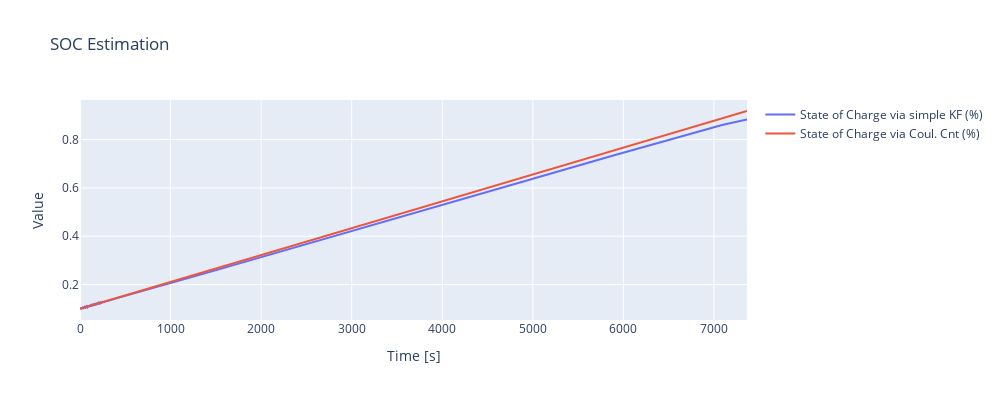

Notebook cell for this chart:
### Code cell
soc_by_KF = SOCEstimator.linKF_OCVSOC(
    P_initial=np.array([[0]]), 
    Q=np.array([[1e-3]]), 
    R=np.array([[1e-3]])
)
# print(soc_by_KF)
create_single_fig_line_plot([soc_by_KF, soc_by_coulcnt], PyBAMM_DS.data.time, "SOC Estimation")

### Figure 1 — Plotly figure (JSON) as saved in the notebook; plotly's stock layout.template omitted (floating-point values rounded to 4 significant figures; data arrays with more than 128 entries replaced by an {"elided": "..."} marker saying what was removed)
{"data": [{"mode": "lines", "name": "State of Charge via simple KF (%)", "type": "scatter", "x": {"elided": "738 float values"}, "y": {"elided": "738 float values"}}, {"mode": "lines", "name": "State of Charge via Coul. Cnt (%)", "type": "scatter", "x": {"elided": "738 float values"}, "y": {"elided": "738 float values"}}], "layout": {"height": 400, "showlegend": true, "title": {"text": "SOC Estimation"}, "width": 1000, "xaxis": {"title": {"text": "Time [s]"}}, "yaxis": {"title": {"text": "Value"}}}}
